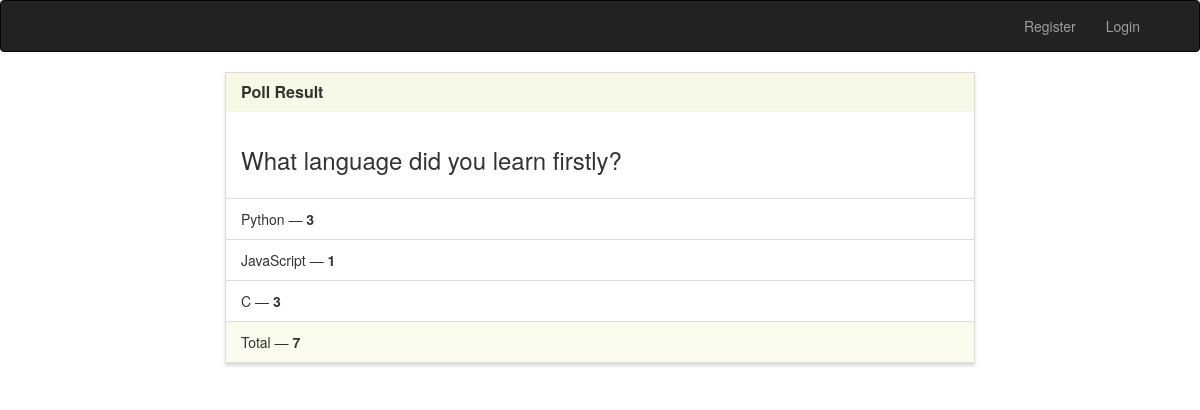
The page /results/2/ on the database as committed earlier.
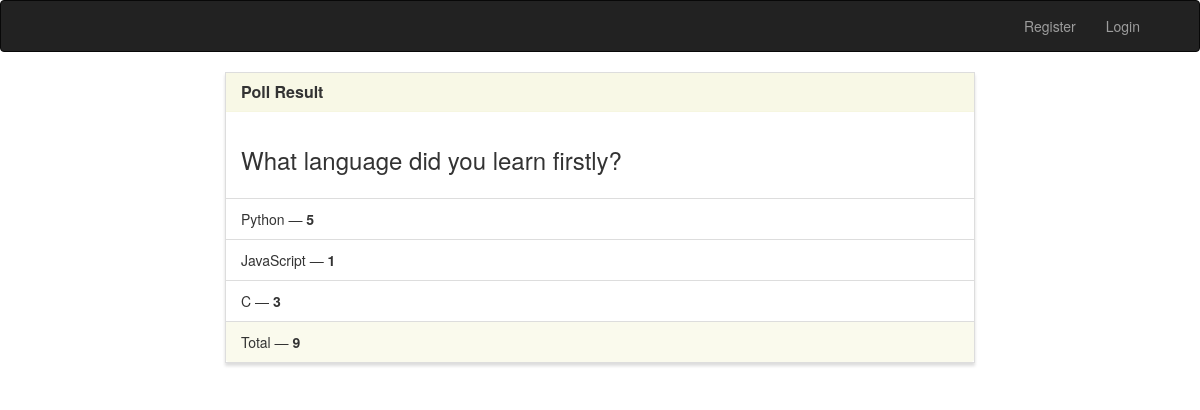
The same page on the database as committed later.
### poll/models.py (models this page shows, shortened)
class Poll(models.Model):
    question = models.TextField()
    option_one = models.CharField(max_length=30)
    option_two = models.CharField(max_length=30)
    option_three = models.CharField(max_length=30)
    option_one_count = models.IntegerField(default=0)
    option_two_count = models.IntegerField(default=0)
    option_three_count = models.IntegerField(default=0)
    def total(self):
        return self.option_one_count + self.option_two_count + self.option_three_count

### poll/views.py (the view)
# urls.py: path('results/<poll_id>/', views.results, name='results'),
def results(request, poll_id):
    poll = Poll.objects.get(pk=poll_id)
    context = {
        'poll' : poll
    }
    return render(request, 'results.html', context)

### templates/results.html (shortened to what this page needs)
{% extends "base.html" %}
{% block main %}
<div class="row">
    <div class="col-lg-8 col-lg-offset-2">
        <div class="panel panel-default">
            <div class="panel-heading">
                <h3 class="panel-title">Poll Result</h3>
            </div>
            <div class="panel-body">
                <h3>{{ poll.question }}</h3>
            </div>
            <ul class="list-group">
                <li class="list-group-item">{{ poll.option_one }} &mdash; <strong>{{ poll.option_one_count }}</strong></li>
                <li class="list-group-item">{{ poll.option_two }} &mdash; <strong>{{ poll.option_two_count }}</strong></li>
                <li class="list-group-item">{{ poll.option_three }} &mdash; <strong>{{ poll.option_three_count }}</strong></li>
            </ul>
            <div class="panel-footer">
                Total &mdash; <strong>{{ poll.total }}</strong>
            </div>
        </div>
    </div>
</div>
{% endblock %}

### templates/base.html (shortened to what this page needs)
{% load static %}
<!DOCTYPE html>
<html lang="en">
	<head>
		<link rel="stylesheet" href="https://maxcdn.bootstrapcdn.com/bootstrap/3.3.7/css/bootstrap.min.css">
		<link rel="stylesheet" type="text/css" href="{% static 'style.css' %}" />
	</head>
	<body>
		<nav class="navbar navbar-inverse" role="navigation">
			<div class="container">
				<div class="collapse navbar-collapse navbar-ex1-collapse">
					<ul class="nav navbar-nav pull-right">
						{% if not request.user.is_authenticated %}
							<li><a href="{% url 'register' %}" class="nav-link">Register</a></li>
						{% endif %}
						{% if not request.user.is_authenticated %}
							<li><a href="{% url 'login' %}" class="nav-link">Login</a></li>
						{% endif %}
					</ul
				</div>
			</div>
		</nav>
		<div class="container">
			{% block main %}{% endblock %}
		</div>
	</body>
</html>

### poll/static/style.css (style rules this page uses)
.navbar-default, .btn, .form-control, .panel { border-radius: 0; }
.panel-default > .panel-heading { color: #333; background-color: rgba(245, 245, 220, .7); border-color: rgba(245, 245, 220, .6); border-top-left-radius: 0; border-top-right-radius: 0; }
.panel-footer { background-color: rgba(245, 245, 220, .5); border-color: rgba(245, 245, 220, .4); }
.panel { box-shadow: 0px 3px 3px 0px #ddd; }
a.navbar-brand, .panel-title { font-weight: bolder; }

Rows that differ between the two databases and show on the page:
changed Poll "What language did you learn firstly?": option_one_count "3" → "5"; total "7" → "9"
